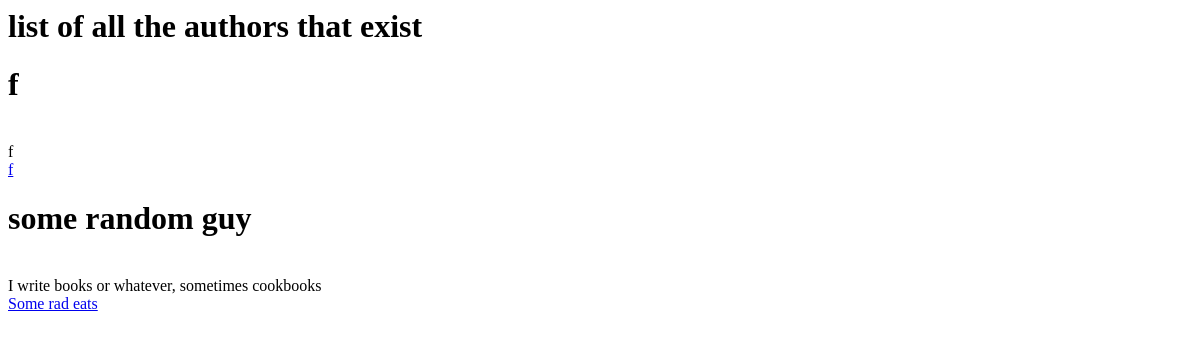
Page /authors on the earlier database version.
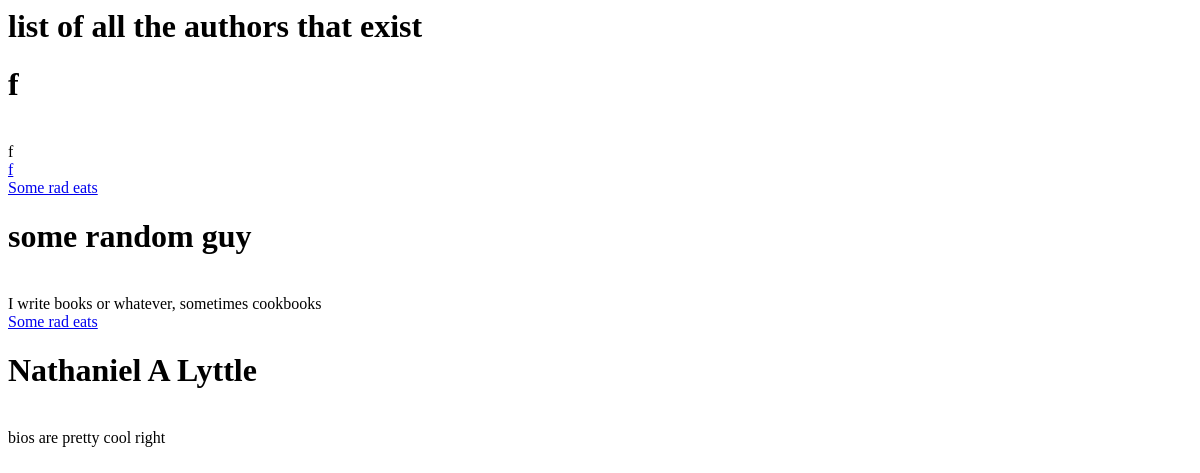
Same page on the later database version.
### recipebox/models.py (models this page shows, shortened)
class Author(models.Model):
    name = models.CharField(max_length=64)
    bio = models.TextField()

class Recipe(models.Model):
    title = models.CharField(max_length=64)
    author = models.ForeignKey("Author", on_delete=models.CASCADE)
    description = models.CharField(max_length=64)
    time_required = models.IntegerField()
    instructions = models.TextField()

### recipebox/views.py (the view)
# urls.py: path('authors', views.authors, name='authors'),
def authors(request):
    authors_list = [x for x in Author.objects.all()]
    auth_arr = []
    for auth in authors_list:
        obj = {}
        obj["author"] = auth
        recipes = Recipe.objects.filter(author=auth)
        obj["recipes"] = recipes
        auth_arr.append(obj)
    authors = "authors.html"
    return render(request, authors, {"authors": auth_arr})

### recipebox/templates/authors.html
<h1>list of all the authors that exist</h1>
{% for author in authors %}
  {% include "author.html" with author=author.author recipes=author.recipes  %}
{% endfor %}

### recipebox/templates/author.html (shortened to what this page needs)
<h1>{{ author.name }}</h1>
{{ author.bio }}
{% for recipe in recipes %}
  <a href="/recipe/{{ recipe.pk }}">{{ recipe.title }}</a>
{% endfor %}

Differences in the rows shown:
added Recipe: title "Some rad eats", shown under Author (number 1 of 3 on the later page)
added Author: name "Nathaniel A Lyttle", bio "bios are pretty cool right"
